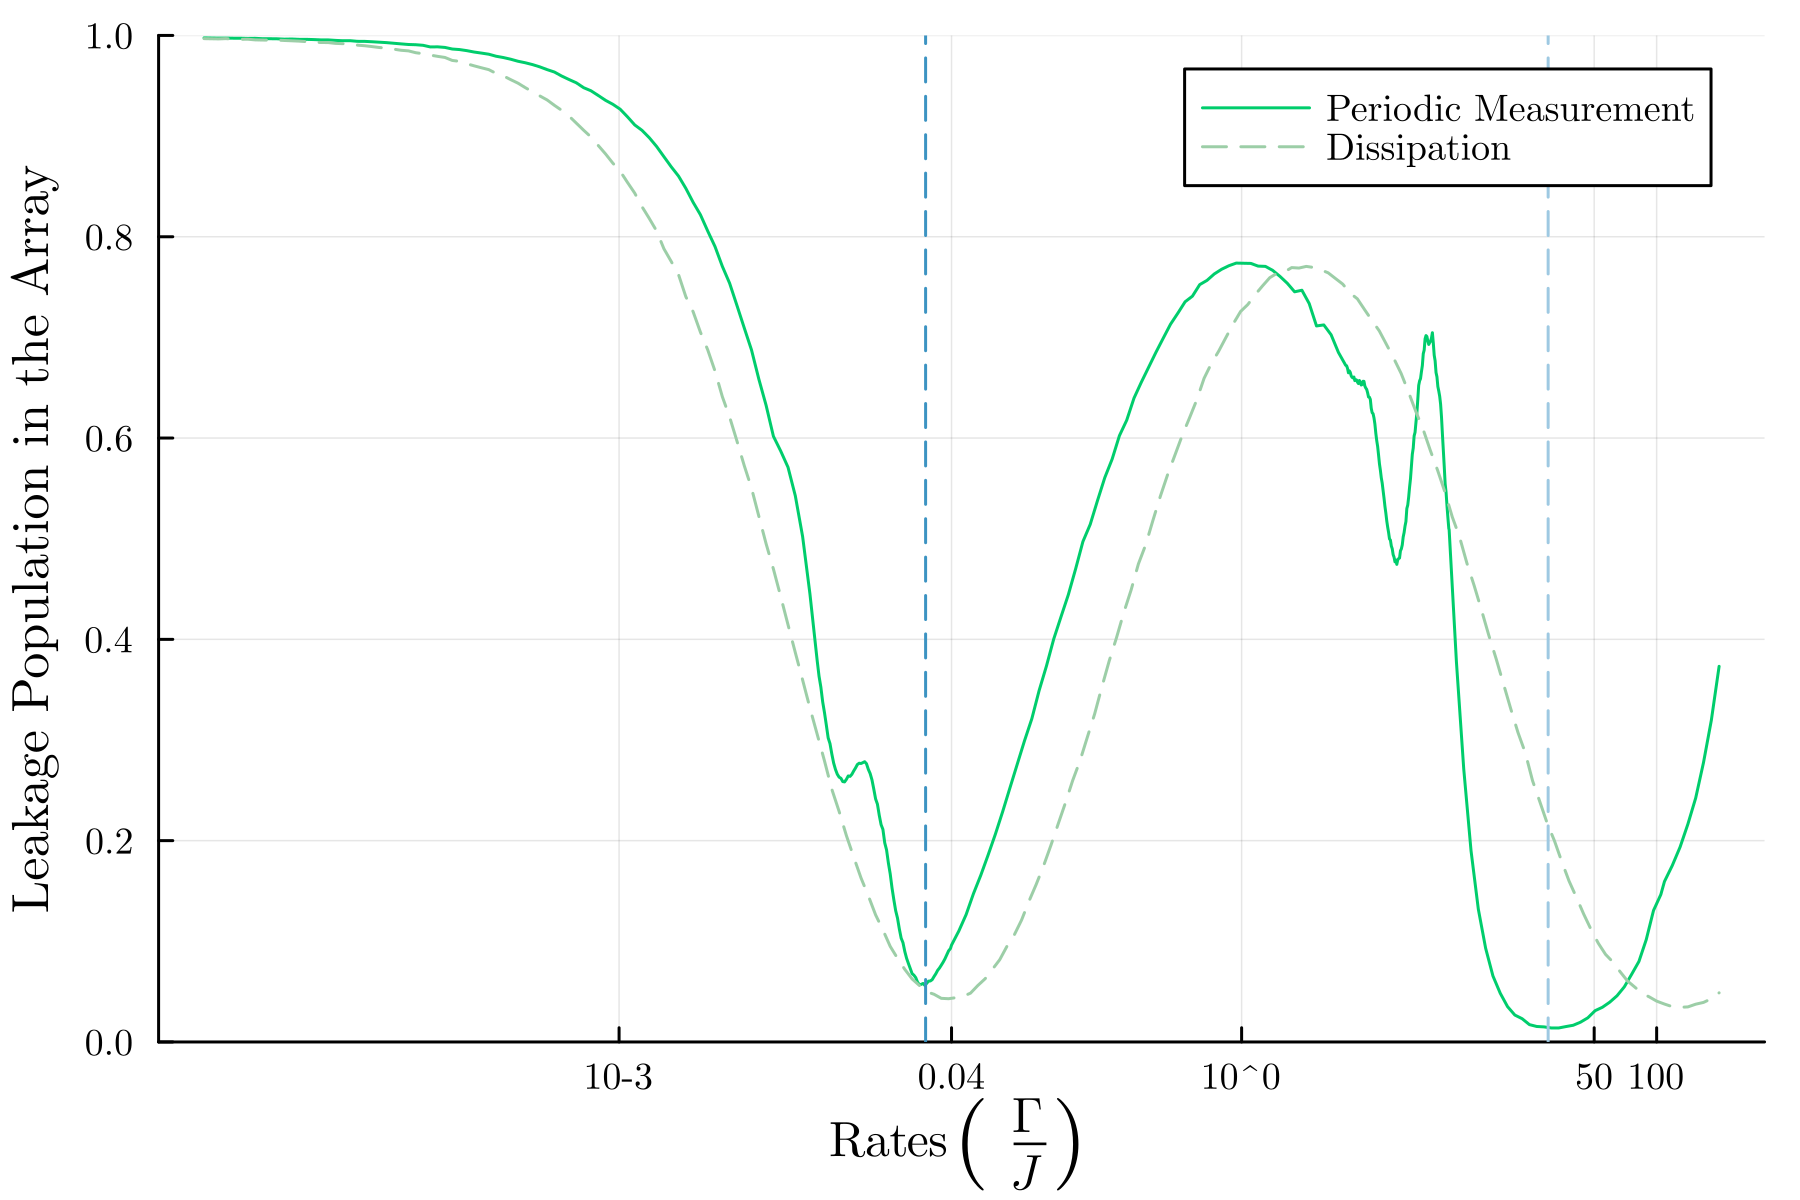

This figure's Julia source:
using JLD2
using Plots
using PlotAndSave
using LRUFigureColors
using LaTeXStrings

function make_plot()
    path = @__DIR__
    plotinfo = load(joinpath(dirname(path), "data.jld2"), "plotinfo")
    pl = plot(xaxis = :log10,
    xticks = ([0.04, 50, 100, 10^-3, 1], [0.04, "50", "100", "10-3", "10^0"]),
    dpi = 300,
    xlabel = L"$\textrm{Rates} \ \left(\frac{\Gamma}{J} \right)$",
    ylabel = "Leakage Population in the Array", 
    ylims = (0, 1)
    )
    for line in values(plotinfo.lines)
        if line.tag == "gamma"
            tag = "Periodic Measurement"
            plot!(pl, line.x, line.y / 2, label = tag, color = color_periodic)
        elseif line.tag == "diss"
            tag = "Dissipation"
            plot!(pl, line.x, line.y / 2, label = tag, color = color_dissipation_removal, ls = :dash)
        end
    end
    vline!(pl, [0.03], color = color_small_msr, ls = :dash, label = "")
    vline!(pl, [30], color = color_high_msr, ls = :dash, label = "")
    savefig(pl, joinpath(path, "paper_plot.png"))
    savefig(pl, joinpath(path, "paper_plot.svg"))
    return pl
end

make_plot()
